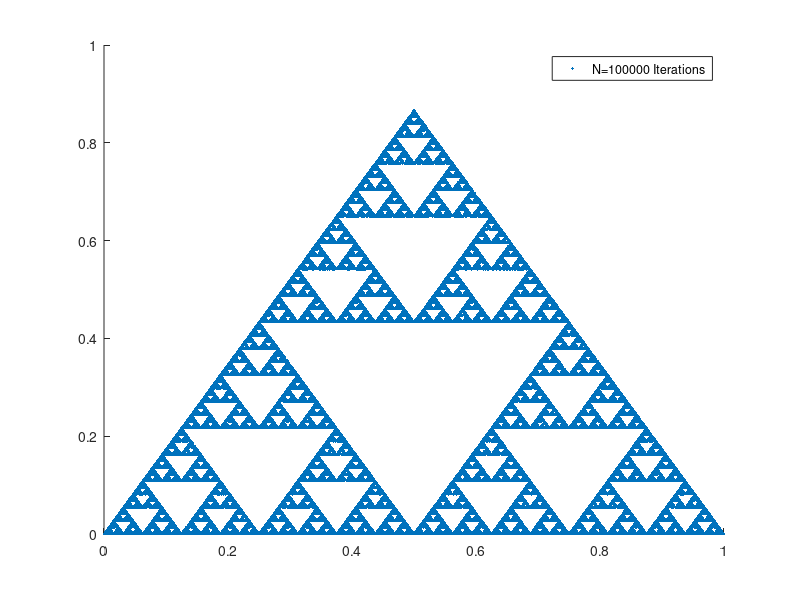

Source code (MATLAB):
clf
hold on
N=100000;
x=zeros(1,N);y=x;
for a=2:N
c=randi([0 2]);    
switch c
    case 0    
        x(a)=0.5*x(a-1);
        y(a)=0.5*y(a-1);
    case 1
        x(a)=0.5*x(a-1)+.25;
        y(a)=0.5*y(a-1)+sqrt(3)/4;
    case 2
        x(a)=0.5*x(a-1)+.5;
        y(a)=0.5*y(a-1);
    end
end
plot(x,y,'.')
legend(sprintf('N=%d Iterations',N))
